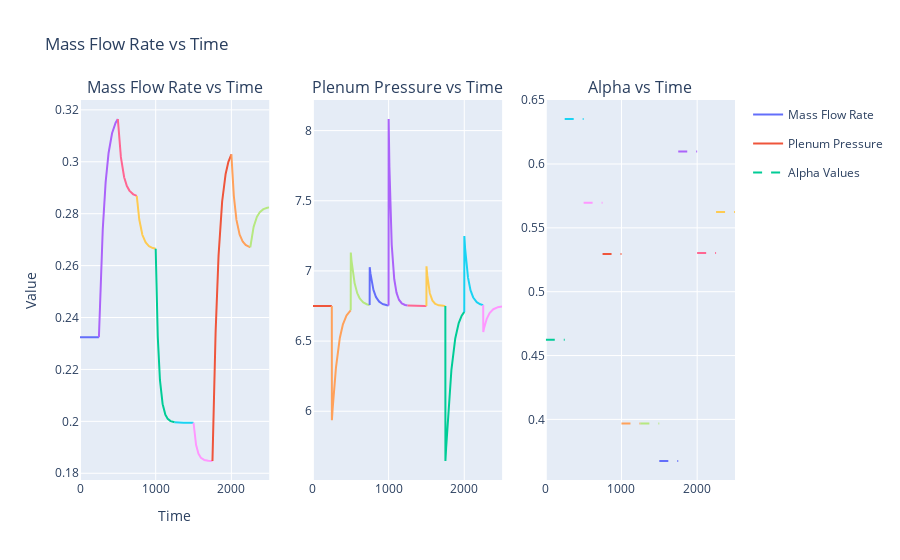

Source (notebook cell):
### Code cell
fig = make_subplots(rows=1, cols=3, subplot_titles=("Mass Flow Rate vs Time", "Plenum Pressure vs Time", "Alpha vs Time"))

# Adiciona os gráficos de mass flow rate
for i in range(0, nAlphas):
    fig.add_trace(go.Scatter(x=interval[i], y=np.squeeze(massFlowrate[i]), mode='lines',
                             name='Mass Flow Rate', legendgroup='massflow', showlegend=i == 0), row = 1, col = 1)
    fig.add_trace(go.Scatter(x=interval[i], y=np.squeeze(PlenumPressure[i]), mode='lines',
                             name='Plenum Pressure', legendgroup='pressure', showlegend=i == 0), row = 1, col = 2)
    fig.add_trace(go.Scatter(x=interval[i], y=np.squeeze(alpha_values[i]), mode='lines', 
                             name='Alpha Values', line=dict(dash='dash'), legendgroup='alpha', showlegend=i == 0), row = 1, col = 3)

# Atualiza layout
fig.update_layout(
    title='Mass Flow Rate vs Time',
    xaxis_title='Time',
    yaxis_title='Value',
    grid=dict(rows=1, columns=3),
    template='plotly',
)

# Mostra a figura
fig.show()

### Figure 1 — Plotly figure (JSON) as saved in the notebook; plotly's stock layout.template omitted (floating-point values rounded to 4 significant figures; data arrays with more than 128 entries replaced by an {"elided": "..."} marker saying what was removed)
{"data": [{"legendgroup": "massflow", "mode": "lines", "name": "Mass Flow Rate", "showlegend": true, "type": "scatter", "x": {"elided": "250 float values"}, "xaxis": "x", "y": {"elided": "250 float values"}, "yaxis": "y"}, {"legendgroup": "pressure", "mode": "lines", "name": "Plenum Pressure", "showlegend": true, "type": "scatter", "x": {"elided": "250 float values"}, "xaxis": "x2", "y": {"elided": "250 float values"}, "yaxis": "y2"}, {"legendgroup": "alpha", "line": {"dash": "dash"}, "mode": "lines", "name": "Alpha Values", "showlegend": true, "type": "scatter", "x": {"elided": "250 float values"}, "xaxis": "x3", "y": {"elided": "250 float values"}, "yaxis": "y3"}, {"legendgroup": "massflow", "mode": "lines", "name": "Mass Flow Rate", "showlegend": false, "type": "scatter", "x": {"elided": "250 float values"}, "xaxis": "x", "y": {"elided": "250 float values"}, "yaxis": "y"}, {"legendgroup": "pressure", "mode": "lines", "name": "Plenum Pressure", "showlegend": false, "type": "scatter", "x": {"elided": "250 float values"}, "xaxis": "x2", "y": {"elided": "250 float values"}, "yaxis": "y2"}, {"legendgroup": "alpha", "line": {"dash": "dash"}, "mode": "lines", "name": "Alpha Values", "showlegend": false, "type": "scatter", "x": {"elided": "250 float values"}, "xaxis": "x3", "y": {"elided": "250 float values"}, "yaxis": "y3"}, {"legendgroup": "massflow", "mode": "lines", "name": "Mass Flow Rate", "showlegend": false, "type": "scatter", "x": {"elided": "250 float values"}, "xaxis": "x", "y": {"elided": "250 float values"}, "yaxis": "y"}, {"legendgroup": "pressure", "mode": "lines", "name": "Plenum Pressure", "showlegend": false, "type": "scatter", "x": {"elided": "250 float values"}, "xaxis": "x2", "y": {"elided": "250 float values"}, "yaxis": "y2"}, {"legendgroup": "alpha", "line": {"dash": "dash"}, "mode": "lines", "name": "Alpha Values", "showlegend": false, "type": "scatter", "x": {"elided": "250 float values"}, "xaxis": "x3", "y": {"elided": "250 float values"}, "yaxis": "y3"}, {"legendgroup": "massflow", "mode": "lines", "name": "Mass Flow Rate", "showlegend": false, "type": "scatter", "x": {"elided": "250 float values"}, "xaxis": "x", "y": {"elided": "250 float values"}, "yaxis": "y"}, {"legendgroup": "pressure", "mode": "lines", "name": "Plenum Pressure", "showlegend": false, "type": "scatter", "x": {"elided": "250 float values"}, "xaxis": "x2", "y": {"elided": "250 float values"}, "yaxis": "y2"}, {"legendgroup": "alpha", "line": {"dash": "dash"}, "mode": "lines", "name": "Alpha Values", "showlegend": false, "type": "scatter", "x": {"elided": "250 float values"}, "xaxis": "x3", "y": {"elided": "250 float values"}, "yaxis": "y3"}, {"legendgroup": "massflow", "mode": "lines", "name": "Mass Flow Rate", "showlegend": false, "type": "scatter", "x": {"elided": "250 float values"}, "xaxis": "x", "y": {"elided": "250 float values"}, "yaxis": "y"}, {"legendgroup": "pressure", "mode": "lines", "name": "Plenum Pressure", "showlegend": false, "type": "scatter", "x": {"elided": "250 float values"}, "xaxis": "x2", "y": {"elided": "250 float values"}, "yaxis": "y2"}, {"legendgroup": "alpha", "line": {"dash": "dash"}, "mode": "lines", "name": "Alpha Values", "showlegend": false, "type": "scatter", "x": {"elided": "250 float values"}, "xaxis": "x3", "y": {"elided": "250 float values"}, "yaxis": "y3"}, {"legendgroup": "massflow", "mode": "lines", "name": "Mass Flow Rate", "showlegend": false, "type": "scatter", "x": {"elided": "250 float values"}, "xaxis": "x", "y": {"elided": "250 float values"}, "yaxis": "y"}, {"legendgroup": "pressure", "mode": "lines", "name": "Plenum Pressure", "showlegend": false, "type": "scatter", "x": {"elided": "250 float values"}, "xaxis": "x2", "y": {"elided": "250 float values"}, "yaxis": "y2"}, {"legendgroup": "alpha", "line": {"dash": "dash"}, "mode": "lines", "name": "Alpha Values", "showlegend": false, "type": "scatter", "x": {"elided": "250 float values"}, "xaxis": "x3", "y": {"elided": "250 float values"}, "yaxis": "y3"}, {"legendgroup": "massflow", "mode": "lines", "name": "Mass Flow Rate", "showlegend": false, "type": "scatter", "x": {"elided": "250 float values"}, "xaxis": "x", "y": {"elided": "250 float values"}, "yaxis": "y"}, {"legendgroup": "pressure", "mode": "lines", "name": "Plenum Pressure", "showlegend": false, "type": "scatter", "x": {"elided": "250 float values"}, "xaxis": "x2", "y": {"elided": "250 float values"}, "yaxis": "y2"}, {"legendgroup": "alpha", "line": {"dash": "dash"}, "mode": "lines", "name": "Alpha Values", "showlegend": false, "type": "scatter", "x": {"elided": "250 float values"}, "xaxis": "x3", "y": {"elided": "250 float values"}, "yaxis": "y3"}, {"legendgroup": "massflow", "mode": "lines", "name": "Mass Flow Rate", "showlegend": false, "type": "scatter", "x": {"elided": "250 float values"}, "xaxis": "x", "y": {"elided": "250 float values"}, "yaxis": "y"}, {"legendgroup": "pressure", "mode": "lines", "name": "Plenum Pressure", "showlegend": false, "type": "scatter", "x": {"elided": "250 float values"}, "xaxis": "x2", "y": {"elided": "250 float values"}, "yaxis": "y2"}, {"legendgroup": "alpha", "line": {"dash": "dash"}, "mode": "lines", "name": "Alpha Values", "showlegend": false, "type": "scatter", "x": {"elided": "250 float values"}, "xaxis": "x3", "y": {"elided": "250 float values"}, "yaxis": "y3"}, {"legendgroup": "massflow", "mode": "lines", "name": "Mass Flow Rate", "showlegend": false, "type": "scatter", "x": {"elided": "250 float values"}, "xaxis": "x", "y": {"elided": "250 float values"}, "yaxis": "y"}, {"legendgroup": "pressure", "mode": "lines", "name": "Plenum Pressure", "showlegend": false, "type": "scatter", "x": {"elided": "250 float values"}, "xaxis": "x2", "y": {"elided": "250 float values"}, "yaxis": "y2"}, {"legendgroup": "alpha", "line": {"dash": "dash"}, "mode": "lines", "name": "Alpha Values", "showlegend": false, "type": "scatter", "x": {"elided": "250 float values"}, "xaxis": "x3", "y": {"elided": "250 float values"}, "yaxis": "y3"}, {"legendgroup": "massflow", "mode": "lines", "name": "Mass Flow Rate", "showlegend": false, "type": "scatter", "x": {"elided": "250 float values"}, "xaxis": "x", "y": {"elided": "250 float values"}, "yaxis": "y"}, {"legendgroup": "pressure", "mode": "lines", "name": "Plenum Pressure", "showlegend": false, "type": "scatter", "x": {"elided": "250 float values"}, "xaxis": "x2", "y": {"elided": "250 float values"}, "yaxis": "y2"}, {"legendgroup": "alpha", "line": {"dash": "dash"}, "mode": "lines", "name": "Alpha Values", "showlegend": false, "type": "scatter", "x": {"elided": "250 float values"}, "xaxis": "x3", "y": {"elided": "250 float values"}, "yaxis": "y3"}], "layout": {"annotations": [{"font": {"size": 16}, "showarrow": false, "text": "Mass Flow Rate vs Time", "x": 0.1444, "xanchor": "center", "xref": "paper", "y": 1, "yanchor": "bottom", "yref": "paper"}, {"font": {"size": 16}, "showarrow": false, "text": "Plenum Pressure vs Time", "x": 0.5, "xanchor": "center", "xref": "paper", "y": 1, "yanchor": "bottom", "yref": "paper"}, {"font": {"size": 16}, "showarrow": false, "text": "Alpha vs Time", "x": 0.8556, "xanchor": "center", "xref": "paper", "y": 1, "yanchor": "bottom", "yref": "paper"}], "grid": {"columns": 3, "rows": 1}, "title": {"text": "Mass Flow Rate vs Time"}, "xaxis": {"anchor": "y", "domain": [0, 0.2889], "title": {"text": "Time"}}, "xaxis2": {"anchor": "y2", "domain": [0.3556, 0.6444]}, "xaxis3": {"anchor": "y3", "domain": [0.7111, 1]}, "yaxis": {"anchor": "x", "domain": [0, 1], "title": {"text": "Value"}}, "yaxis2": {"anchor": "x2", "domain": [0, 1]}, "yaxis3": {"anchor": "x3", "domain": [0, 1]}}}
